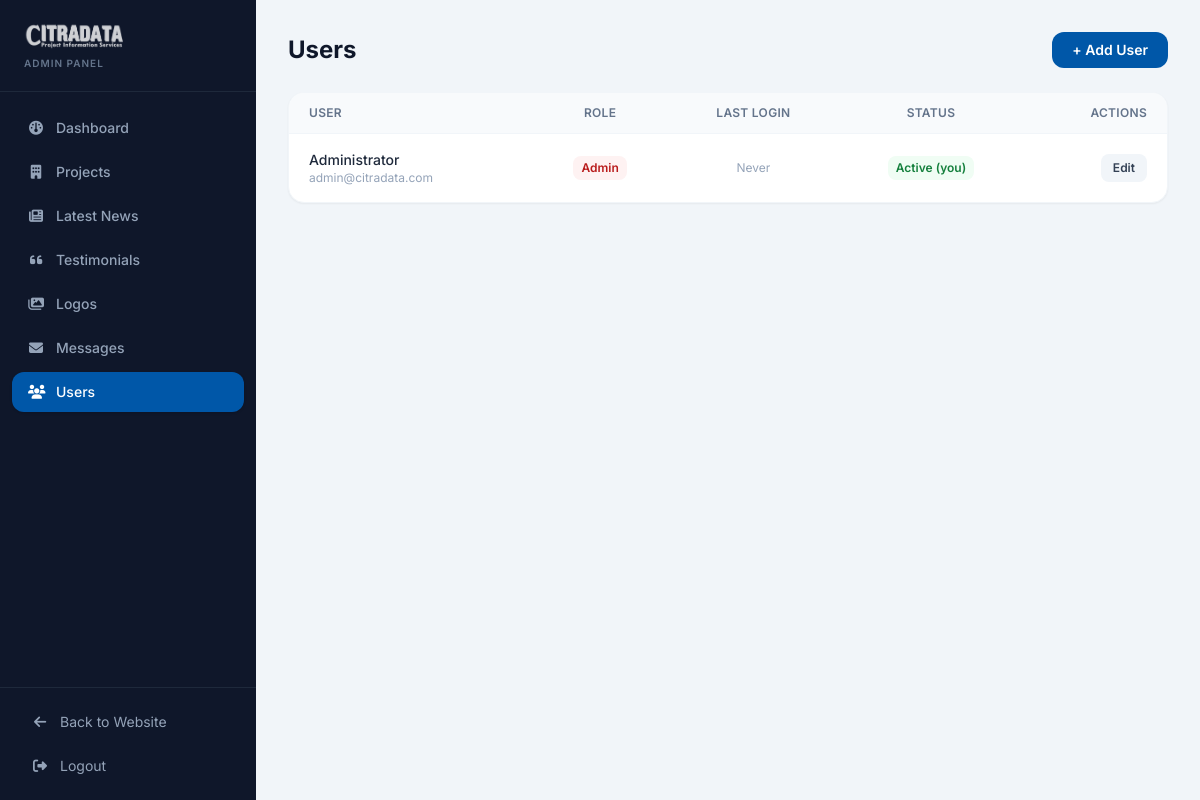
The page /admin/users.php (signed in) on the database its author committed.
### tables this page shows
CREATE TABLE IF NOT EXISTS `users` (
    `id`              INT UNSIGNED NOT NULL AUTO_INCREMENT,
    `name`            VARCHAR(150) NOT NULL,
    `email`           VARCHAR(150) NOT NULL,
    `password_hash`   VARCHAR(255) NOT NULL,
    `role`            ENUM('admin','member','trial') NOT NULL DEFAULT 'member',
    `is_active`       TINYINT(1)   NOT NULL DEFAULT 1,
    `last_login_at`   TIMESTAMP    NULL DEFAULT NULL,
    `created_at`      TIMESTAMP    NOT NULL DEFAULT CURRENT_TIMESTAMP,
    `updated_at`      TIMESTAMP    NOT NULL DEFAULT CURRENT_TIMESTAMP ON UPDATE CURRENT_TIMESTAMP,
    PRIMARY KEY (`id`),
    UNIQUE KEY `uq_email` (`email`)
);

### includes/functions.php (called while the page is built, shortened)
<?php
function baseUrl(): string
{
    static $base = null;
    if ($base === null) {
        $projectRoot = str_replace('\\', '/', dirname(__DIR__));
        $docRoot     = str_replace('\\', '/', rtrim($_SERVER['DOCUMENT_ROOT'], '/\\'));
        $relative = '';
        if (str_starts_with($projectRoot, $docRoot)) {
            $relative = substr($projectRoot, strlen($docRoot));
        }
        $base = rtrim($relative, '/');
    }
    return $base;
}
function url(string $path): string
{
    return baseUrl() . '/' . ltrim($path, '/');
}
function e(string $str): string
{
    return htmlspecialchars($str, ENT_QUOTES, 'UTF-8');
}

### admin/users.php (the view, shortened to what this page needs)
<?php
require_once __DIR__ . '/../includes/functions.php';
$pdo        = getDbConnection();
$users = $pdo->query('SELECT * FROM users ORDER BY created_at DESC')->fetchAll();
require __DIR__ . '/includes/admin_head.php';
require __DIR__ . '/includes/admin_sidebar.php';
?>
<div class="flex-grow p-8 max-w-5xl">
    <div class="flex items-center justify-between mb-6">
        <h1 class="text-2xl font-bold text-slate-900">Users</h1>
        <a href="<?php echo url('admin/users.php?new=1'); ?>" class="px-5 py-2 bg-brandBlue text-white text-sm font-semibold rounded-xl hover:bg-blue-800 transition-colors">+ Add User</a>
    </div>
    <div class="bg-white rounded-2xl shadow-sm border border-slate-100 overflow-hidden">
        <table class="w-full text-sm">
            <thead class="bg-slate-50 border-b border-slate-100">
                <tr>
                    <th class="px-5 py-3 text-left font-semibold text-slate-500 text-xs uppercase tracking-wide">User</th>
                    <th class="px-5 py-3 text-center font-semibold text-slate-500 text-xs uppercase tracking-wide">Role</th>
                    <th class="px-5 py-3 text-center font-semibold text-slate-500 text-xs uppercase tracking-wide hidden lg:table-cell">Last Login</th>
                    <th class="px-5 py-3 text-center font-semibold text-slate-500 text-xs uppercase tracking-wide">Status</th>
                    <th class="px-5 py-3 text-right font-semibold text-slate-500 text-xs uppercase tracking-wide">Actions</th>
                </tr>
            </thead>
            <tbody class="divide-y divide-slate-50">
                <?php foreach ($users as $usr): ?>
                <tr class="hover:bg-slate-50/50 transition-colors">
                    <td class="px-5 py-4">
                        <p class="font-medium text-slate-800"><?php echo e($usr['name']); ?></p>
                        <p class="text-slate-400 text-xs"><?php echo e($usr['email']); ?></p>
                    </td>
                    <td class="px-5 py-4 text-center">
                        <?php
                        $roleColors = ['admin'=>'bg-red-50 text-red-700','member'=>'bg-blue-50 text-blue-700','trial'=>'bg-amber-50 text-amber-700'];
                        $rc = $roleColors[$usr['role']] ?? 'bg-slate-50 text-slate-700';
                        ?>
                        <span class="inline-flex px-2 py-1 rounded-lg text-xs font-semibold capitalize <?php echo $rc; ?>"><?php echo e($usr['role']); ?></span>
                    </td>
                    <td class="px-5 py-4 text-center text-slate-400 text-xs hidden lg:table-cell">
                        <?php echo $usr['last_login_at'] ? date('d M Y H:i', strtotime($usr['last_login_at'])) : 'Never'; ?>
                    </td>
                    <td class="px-5 py-4 text-center">
                        <?php if ((int)$usr['id'] !== (int)$_SESSION['user_id']): ?>
                        <a href="<?php echo url('admin/users.php?action=toggle&id='.$usr['id']); ?>"
                           class="inline-flex px-2 py-1 rounded-lg text-xs font-semibold <?php echo $usr['is_active'] ? 'bg-green-50 text-green-700' : 'bg-slate-100 text-slate-400'; ?>">
                            <?php echo $usr['is_active'] ? 'Active' : 'Inactive'; ?>
                        </a>
                        <?php else: ?>
                        <span class="inline-flex px-2 py-1 rounded-lg text-xs font-semibold bg-green-50 text-green-700">Active (you)</span>
                        <?php endif; ?>
                    </td>
                    <td class="px-5 py-4 text-right">
                        <div class="flex items-center justify-end gap-2">
                            <a href="<?php echo url('admin/users.php?edit='.$usr['id']); ?>" class="px-3 py-1.5 bg-slate-100 text-slate-700 text-xs font-semibold rounded-lg hover:bg-slate-200 transition-colors">Edit</a>
                        </div>
                    </td>
                </tr>
                <?php endforeach; ?>
            </tbody>
        </table>
    </div>
</div>
</body>
</html>

### rows shown on the page
users: name "Administrator", email "admin@citradata.com", role "Admin", shows "Never", shows "Active (you)"

### other values the page prints
$item['label'] "Dashboard"
$item['label'] "Projects"
$item['label'] "Latest News"
$item['label'] "Testimonials"
$item['label'] "Logos"
$item['label'] "Messages"
$item['label'] "Users"
